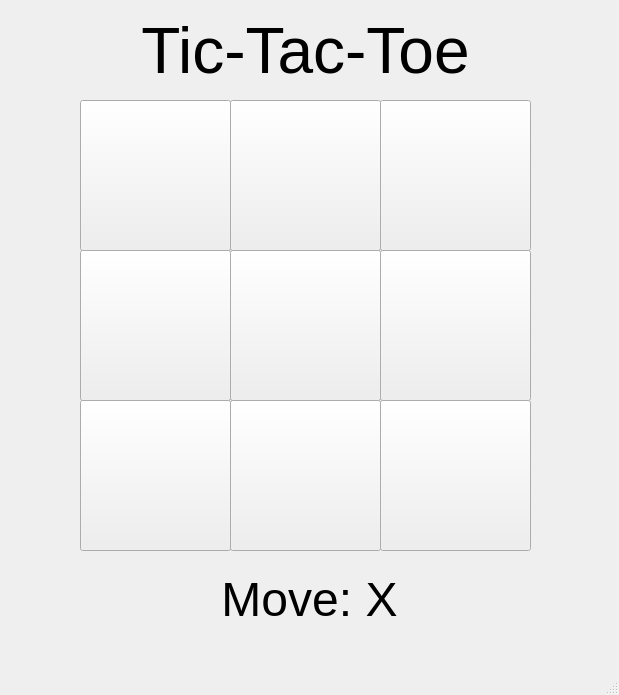
<?xml version="1.0" encoding="UTF-8"?>
<ui version="4.0">
 <class>MainWindow</class>
 <widget class="QMainWindow" name="MainWindow">
  <property name="geometry">
   <rect>
    <x>0</x>
    <y>0</y>
    <width>619</width>
    <height>695</height>
   </rect>
  </property>
  <property name="windowTitle">
   <string>Tic-Tac-Toe</string>
  </property>
  <widget class="QWidget" name="centralwidget">
   <widget class="QLabel" name="title">
    <property name="geometry">
     <rect>
      <x>80</x>
      <y>10</y>
      <width>451</width>
      <height>81</height>
     </rect>
    </property>
    <property name="font">
     <font>
      <pointsize>48</pointsize>
     </font>
    </property>
    <property name="text">
     <string>Tic-Tac-Toe</string>
    </property>
    <property name="alignment">
     <set>Qt::AlignCenter</set>
    </property>
   </widget>
   <widget class="QPushButton" name="square_02">
    <property name="geometry">
     <rect>
      <x>380</x>
      <y>100</y>
      <width>151</width>
      <height>151</height>
     </rect>
    </property>
    <property name="font">
     <font>
      <pointsize>72</pointsize>
     </font>
    </property>
    <property name="text">
     <string/>
    </property>
    <attribute name="buttonGroup">
     <string notr="true">squares</string>
    </attribute>
   </widget>
   <widget class="QPushButton" name="square_12">
    <property name="geometry">
     <rect>
      <x>380</x>
      <y>250</y>
      <width>151</width>
      <height>151</height>
     </rect>
    </property>
    <property name="font">
     <font>
      <pointsize>72</pointsize>
     </font>
    </property>
    <property name="text">
     <string/>
    </property>
    <attribute name="buttonGroup">
     <string notr="true">squares</string>
    </attribute>
   </widget>
   <widget class="QPushButton" name="square_22">
    <property name="geometry">
     <rect>
      <x>380</x>
      <y>400</y>
      <width>151</width>
      <height>151</height>
     </rect>
    </property>
    <property name="font">
     <font>
      <pointsize>72</pointsize>
     </font>
    </property>
    <property name="text">
     <string/>
    </property>
    <attribute name="buttonGroup">
     <string notr="true">squares</string>
    </attribute>
   </widget>
   <widget class="QPushButton" name="square_21">
    <property name="geometry">
     <rect>
      <x>230</x>
      <y>400</y>
      <width>151</width>
      <height>151</height>
     </rect>
    </property>
    <property name="font">
     <font>
      <pointsize>72</pointsize>
     </font>
    </property>
    <property name="text">
     <string/>
    </property>
    <attribute name="buttonGroup">
     <string notr="true">squares</string>
    </attribute>
   </widget>
   <widget class="QPushButton" name="square_11">
    <property name="geometry">
     <rect>
      <x>230</x>
      <y>250</y>
      <width>151</width>
      <height>151</height>
     </rect>
    </property>
    <property name="font">
     <font>
      <pointsize>72</pointsize>
     </font>
    </property>
    <property name="text">
     <string/>
    </property>
    <attribute name="buttonGroup">
     <string notr="true">squares</string>
    </attribute>
   </widget>
   <widget class="QPushButton" name="square_01">
    <property name="geometry">
     <rect>
      <x>230</x>
      <y>100</y>
      <width>151</width>
      <height>151</height>
     </rect>
    </property>
    <property name="font">
     <font>
      <pointsize>72</pointsize>
     </font>
    </property>
    <property name="text">
     <string/>
    </property>
    <attribute name="buttonGroup">
     <string notr="true">squares</string>
    </attribute>
   </widget>
   <widget class="QPushButton" name="square_20">
    <property name="geometry">
     <rect>
      <x>80</x>
      <y>400</y>
      <width>151</width>
      <height>151</height>
     </rect>
    </property>
    <property name="font">
     <font>
      <pointsize>72</pointsize>
     </font>
    </property>
    <property name="text">
     <string/>
    </property>
    <attribute name="buttonGroup">
     <string notr="true">squares</string>
    </attribute>
   </widget>
   <widget class="QPushButton" name="square_10">
    <property name="geometry">
     <rect>
      <x>80</x>
      <y>250</y>
      <width>151</width>
      <height>151</height>
     </rect>
    </property>
    <property name="font">
     <font>
      <pointsize>72</pointsize>
     </font>
    </property>
    <property name="text">
     <string/>
    </property>
    <attribute name="buttonGroup">
     <string notr="true">squares</string>
    </attribute>
   </widget>
   <widget class="QPushButton" name="square_00">
    <property name="geometry">
     <rect>
      <x>80</x>
      <y>100</y>
      <width>151</width>
      <height>151</height>
     </rect>
    </property>
    <property name="font">
     <font>
      <pointsize>72</pointsize>
     </font>
    </property>
    <property name="text">
     <string/>
    </property>
    <attribute name="buttonGroup">
     <string notr="true">squares</string>
    </attribute>
   </widget>
   <widget class="QLabel" name="move_label">
    <property name="geometry">
     <rect>
      <x>84</x>
      <y>569</y>
      <width>451</width>
      <height>61</height>
     </rect>
    </property>
    <property name="font">
     <font>
      <pointsize>36</pointsize>
     </font>
    </property>
    <property name="text">
     <string>Move: X</string>
    </property>
    <property name="alignment">
     <set>Qt::AlignCenter</set>
    </property>
   </widget>
  </widget>
  <widget class="QStatusBar" name="statusbar"/>
  <widget class="QMenuBar" name="menubar">
   <property name="geometry">
    <rect>
     <x>0</x>
     <y>0</y>
     <width>619</width>
     <height>30</height>
    </rect>
   </property>
  </widget>
 </widget>
 <resources/>
 <connections/>
 <buttongroups>
  <buttongroup name="squares"/>
 </buttongroups>
</ui>
